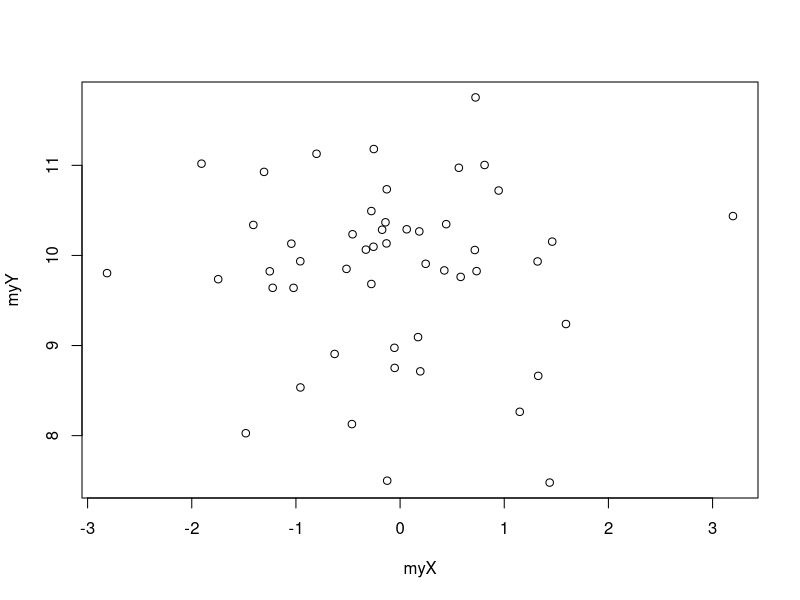
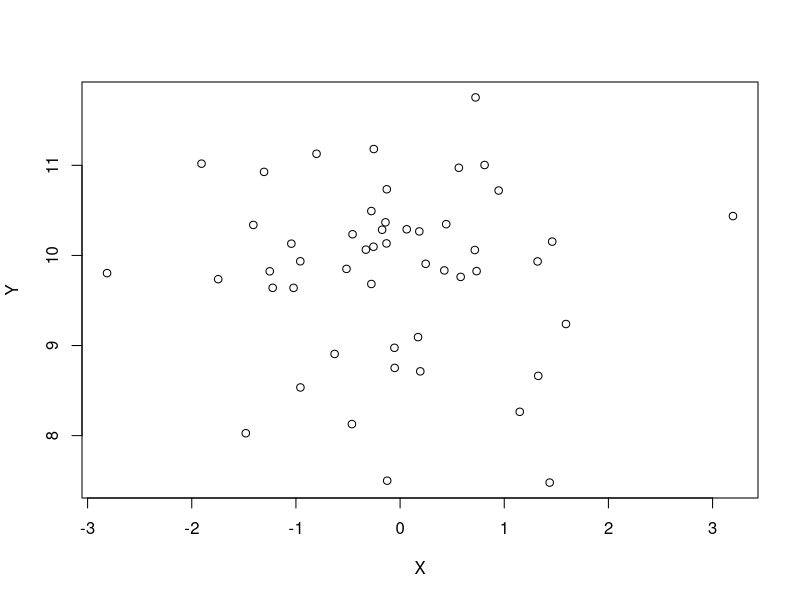
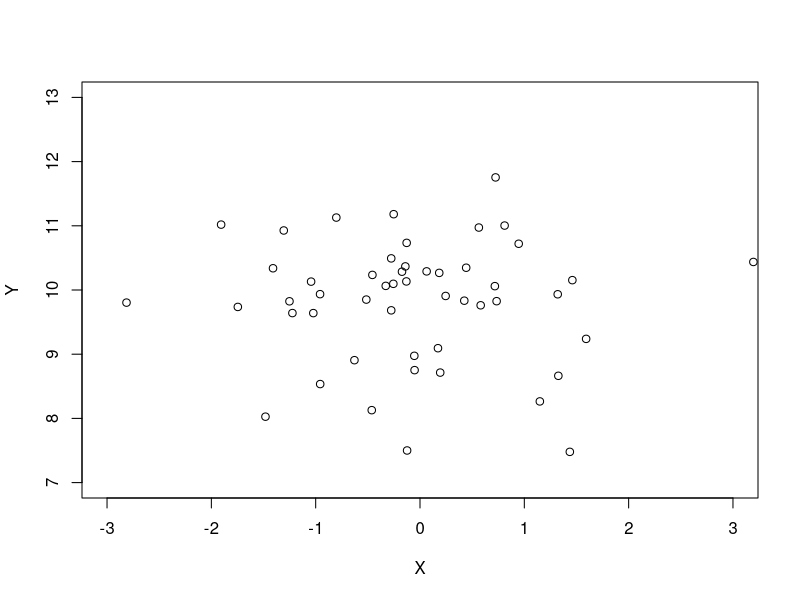
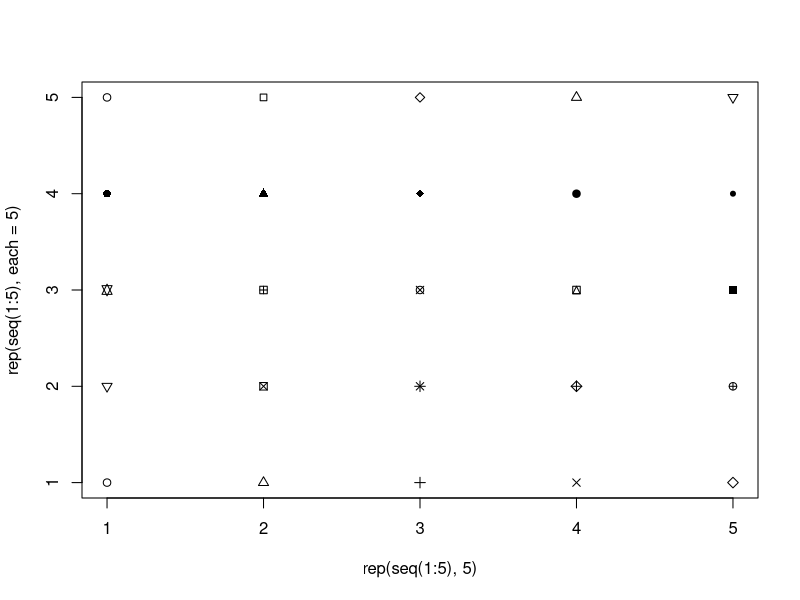
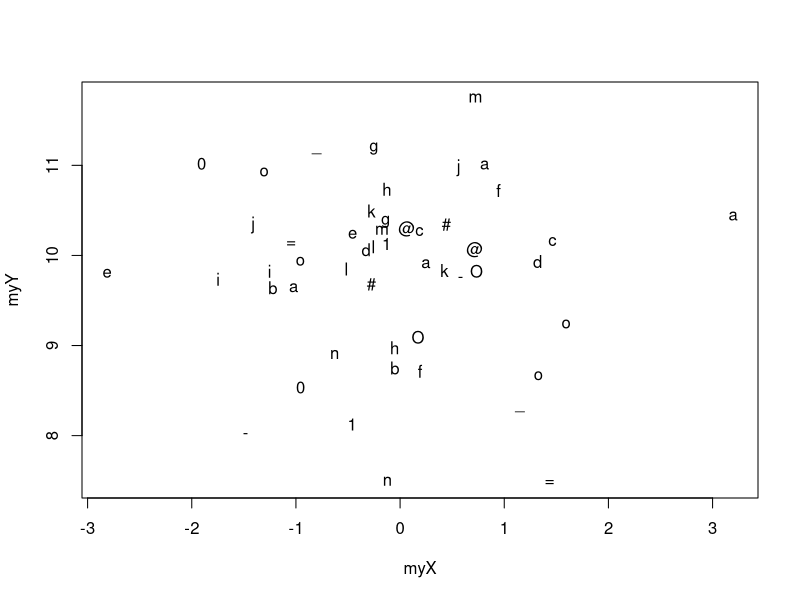
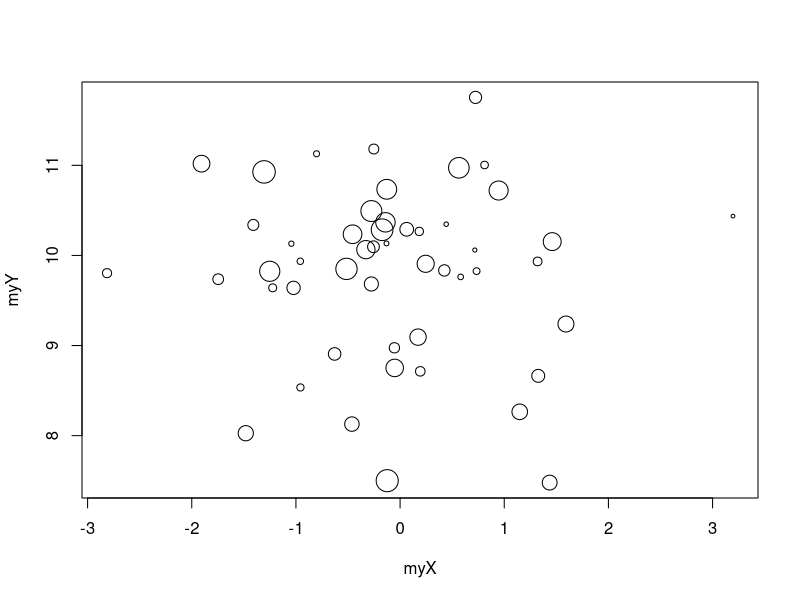
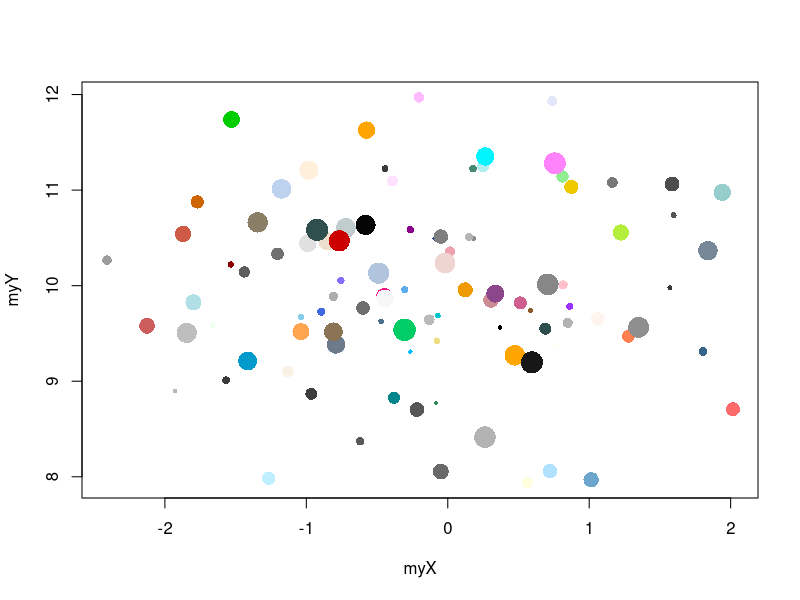
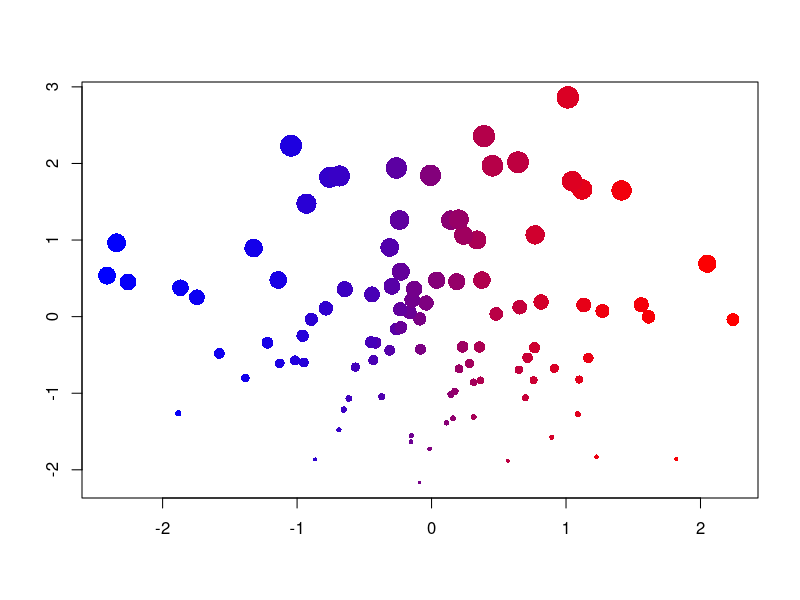

These figures' R source, in order:
## ---- chunk 1
myX <- rnorm(50, mean = 0, sd = 1)
myY <- rnorm(50, mean = 10, sd = 1)
plot(x = myX, y = myY)
## ---- chunk 2
plot(x = myX, y = myY, 
  xlab = "X", ylab = "Y")
## ---- chunk 3
plot(x = myX, y = myY, 
  xlab = "X", ylab = "Y", 
  xlim = c(-3, 3), ylim = c(7, 13))
## ---- chunk 4
plot(x = rep(seq(1:5), 5), y = rep(seq(1:5), each = 5),
  pch = 1:25)
plot(x = myX, y = myY, 
  pch = c("a", "@", "#", "1", "=", "-", "_", "o", "O", "0", letters[1:15]))
## ---- chunk 5
plot(x = myX, y = myY, 
  cex = seq(from = 0.5, to = 3, length.out = 50))
## ---- chunk 6
myX <- rnorm(100, mean = 0, sd = 1)
myY <- rnorm(100, mean = 10, sd = 1)
plot(x = myX, y = myY, 
  cex = seq(from = 0.5, to = 3, length.out = 100),
  pch = 16,
  col = sample(colors(), 100))
## ---- chunk 7
myX <- rnorm(100)
myY <- rnorm(100)
dfGraph <- data.frame(myX, myY)
dfGraph <- dfGraph[order(dfGraph$myX),]
dfGraph$myCol <- colorRampPalette(c("blue", "red"))(100)
dfGraph <- dfGraph[order(dfGraph$myY),]
dfGraph$myCex <- seq(from = 0.5, to = 3, length.out = 100)
plot(x = dfGraph$myX, y = dfGraph$myY, 
  cex = dfGraph$myCex, pch = 16, col = dfGraph$myCol, 
  xlab = "", ylab = "")
## ---- chunk 8
myX <- 1:20
myY <- rnorm(20, mean = 10, sd = 1)
plot(x = myX, y = myY, 
  type = 'b') # 'p', 'l', 'b', 'c', 'o', 'h', 's', 'S', 'n'
## ---- chunk 9
par(mfrow = c(1, 2))
plot(x = myX, y = myY, 
  type = 'b', pch = 16, cex = 3) 
grid(lwd = 3, lty = 1)
plot(x = myX, y = myY, 
  type = 'b', pch = 16, cex = 3, 
  panel.first = grid(lwd = 3, lty = 1)) 
par(mfrow = c(1, 1))
## ---- chunk 10
op <- par(no.readonly = TRUE)
par(mfrow = c(2, 2), mar = c(2, 2, 1, 1))
graph4 <- lapply(1:4, function(i){
  plot(x = rnorm(100), 
    y = rnorm(100), 
    col = i, pch = 16)
})
par(op)
## ---- chunk 11
myX <- rnorm(100)
myY <- rnorm(100)
plot(x = myX, y = myY, 
  xlim = c(-4, 4), ylim = c(-4, 4),   
  pch = 16, cex = 1.5, 
  col = sample(colors(), size = 100),
  panel.first = {
    grid()
    abline(v = c(min(myX), max(myX)), lty = 2)
    abline(h = c(min(myY), max(myY)), lty = 2)
    abline(v = mean(myX), lty = 1)
    abline(h = mean(myY), lty = 1)
})
## ---- chunk 12
op <- par(no.readonly = TRUE)
par(mfrow = c(2, 2), mar = c(2, 2, 1, 1))
myX <- list(
  rnorm(1000),
  rgamma(1000, shape = 1),
  sample(1:100, size = 1000, replace = TRUE),
  rbeta(1000, shape1 = 1, shape2 = 2)
)
myTitle <- c("Normal", "Gamma", "Uniform", "Beta")
tr <- lapply(1:4, function(i){
  hist(myX[[i]], 
    col = heat.colors(15), 
    main = myTitle[i]
  )
})
par(op)
## ---- chunk 13
myX <- c(4, 5, 8)
barplot(myX, names.arg = c("A", "B", "C"))
## ---- chunk 14
op <- par(no.readonly = TRUE)
par(mfrow = c(1, 2), mar = c(2, 2, 1, 1))
myX <- matrix(c(4, 5, 8, 4, 6, 2), nrow = 2)
barplot(myX, names.arg = c("A", "B", "C"))
myX <- matrix(c(4, 5, 8, 4, 6, 2, 3, 4, 5), nrow = 3)
barplot(myX, names.arg = c("A", "B", "C"))
par(op)
## ---- chunk 15
n <- 50
myX <- rnorm(n)
myY <- rnorm(n)
myCol <- c(2, sample(c(4, 2), size = (n - 1), replace = TRUE))
myColors <- colorRampPalette(c("blue", "red"))(100)
myYCut <- cut(myY, breaks = -4:4)
myXCut <- cut(myX, breaks = -4:4)
myYCutCol <- table(myCol, myYCut)
myXCutCol <- table(myCol, myXCut)
xCol <- round(
  myXCutCol[1,] / (myXCutCol[1,] + myXCutCol[2,]) * 100
)
xCol[is.na(xCol) | xCol == 0] <- 1
yCol <- round(
  myYCutCol[1,] / (myYCutCol[1,] + myYCutCol[2,]) * 100
)
yCol[is.na(yCol) | yCol == 0] <- 1
op <- par(no.readonly = TRUE)
par(mar = c(2, 3, 1, 1))
layout(matrix(c(1, 1, 0, 
                2, 2, 3, 
                2, 2, 3), ncol = 3, byrow = TRUE))
barplot(table(myXCut), las = 1, col = myColors[xCol])
plot(x = myX, y = myY, col = myCol, pch = 16, 
  xlim = c(-4, 4), ylim = c(-4, 4), cex = 1.5, 
  panel.first = grid())
barplot(table(myYCut), las = 1, horiz = TRUE, col = myColors[yCol])
par(op)
## ---- chunk 16
graphBarplotCol <- function(n){
  myX <- rnorm(n)
  myY <- rnorm(n)
  myCol <- c(2, sample(c(4, 2), size = (n - 1), replace = TRUE))
  myColors <- colorRampPalette(c("blue", "red"))(100)
  myYCut <- cut(myY, breaks = -4:4)
  myXCut <- cut(myX, breaks = -4:4)
  myYCutCol <- table(myCol, myYCut)
  myXCutCol <- table(myCol, myXCut)
  xCol <- round(
    myXCutCol[1,] / (myXCutCol[1,] + myXCutCol[2,]) * 100
  )
  xCol[is.na(xCol) | xCol == 0] <- 1
  yCol <- round(
    myYCutCol[1,] / (myYCutCol[1,] + myYCutCol[2,]) * 100
  )
  yCol[is.na(yCol) | yCol == 0] <- 1
  op <- par(no.readonly = TRUE)
  par(mar = c(2, 3, 1, 1))
  layout(matrix(c(1, 1, 0, 
                  2, 2, 3, 
                  2, 2, 3), ncol = 3, byrow = TRUE))
  barplot(table(myXCut), las = 1, col = myColors[xCol])
  plot(x = myX, y = myY, col = myCol, pch = 16, 
    xlim = c(-4, 4), ylim = c(-4, 4), cex = 1.5, 
    panel.first = grid())
  barplot(table(myYCut), las = 1, horiz = TRUE, col = myColors[yCol])
  par(op)
}
graphBarplotCol(n = 1000)
## ---- chunk 17
barplot(rnorm(20), horiz = TRUE, col = rainbow(20))
## ---- chunk 18
gender <- data.frame(
  m = cut(sample(1:75, 1000, replace = TRUE), 
    breaks = seq(from = 0, to = 80, by = 10)), 
  f = cut(sample(1:75, 1000, replace = TRUE), 
    breaks = seq(from = 0, to = 80, by = 10))
)
op <- par(no.readonly = TRUE)
par(mfrow = c(1, 2), mar = c(2, 1, 2, 1))
barplot(-table(gender$f), horiz = TRUE, col = "salmon")
barplot(table(gender$m), horiz = TRUE, col = "lightblue")
par(op)
## ---- chunk 19
barplot(sample(10:15, 8, replace = TRUE), col = 1:8, names.arg = 1:8)
## ---- chunk 20
head(colors(), n = 20)
## ---- chunk 21
# adapted from http://www.r-graph-gallery.com/42-colors-names/
op <- par(no.readonly = TRUE)
par(mar=c(0,0,0,0))
plot(0, type = "n", xlim = c(0, 1), ylim = c(0, 1), 
  axes = FALSE, xlab = "", ylab = "")
numRow <- 26
numCol <- 26
rect(
  xleft = rep((0:(numCol - 1)/numCol), numRow),  
  ybottom = sort(rep((0:(numRow - 1)/numRow),numCol), decreasing = TRUE),
  xright = rep((1:numCol/numCol), numRow),
  ytop = sort(rep((1:numRow/numRow), numCol), decreasing = TRUE),
  border = grey(0.5), 
  col = colors()[seq(1, numRow*numCol)])
myLabels <- c(as.character(1:657), rep("", numRow*numCol - 657))
text(
  x = rep((0:(numCol - 1)/numCol), numRow) + 0.02,
  y = sort(rep((0:(numRow - 1)/numRow), numCol), decreasing = TRUE) + 0.02,
  labels = myLabels, 
  cex = 0.6)
par(op)
## ---- chunk 22
graphBarplotCol <- function(n){
  myX <- rnorm(n)
  myY <- rnorm(n)
  myCol <- c(2, 3, 4, sample(2:4, size = (n - 3), replace = TRUE))
  myYCut <- cut(myY, breaks = -4:4)
  myXCut <- cut(myX, breaks = -4:4)
  myYCutCol <- table(myCol, myYCut)
  myXCutCol <- table(myCol, myXCut)
  rColX <- myXCutCol[1,] / (myXCutCol[1,] + myXCutCol[2,] + 
    myXCutCol[3,])
  gColX <- myXCutCol[2,] / (myXCutCol[1,] + myXCutCol[2,] + 
    myXCutCol[3,])
  bColX <- myXCutCol[3,] / (myXCutCol[1,] + myXCutCol[2,] + 
    myXCutCol[3,])
  rColX[is.na(rColX)] <- 0
  gColX[is.na(gColX)] <- 0
  bColX[is.na(bColX)] <- 0
  rColY <- myYCutCol[1,] / (myYCutCol[1,] + myYCutCol[2,] + 
    myYCutCol[3,])
  gColY <- myYCutCol[2,] / (myYCutCol[1,] + myYCutCol[2,] + 
    myYCutCol[3,])
  bColY <- myYCutCol[3,] / (myYCutCol[1,] + myYCutCol[2,] + 
    myYCutCol[3,])
  rColY[is.na(rColY)] <- 0
  gColY[is.na(gColY)] <- 0
  bColY[is.na(bColY)] <- 0
  op <- par(no.readonly = TRUE)
  par(mar = c(2, 3, 1, 1))
  layout(matrix(c(1, 1, 0, 
                  2, 2, 3, 
                  2, 2, 3), ncol = 3, byrow = TRUE))
  barplot(table(myXCut), las = 1, col = rgb(rColX, gColX, bColX))
  plot(x = myX, y = myY, col = myCol, pch = 16, 
    xlim = c(-4, 4), ylim = c(-4, 4), cex = 1.5, 
    panel.first = grid())
  barplot(table(myYCut), las = 1, horiz = TRUE, 
    col = rgb(rColY, gColY, bColY))
  par(op)
}
graphBarplotCol(n = 50)
